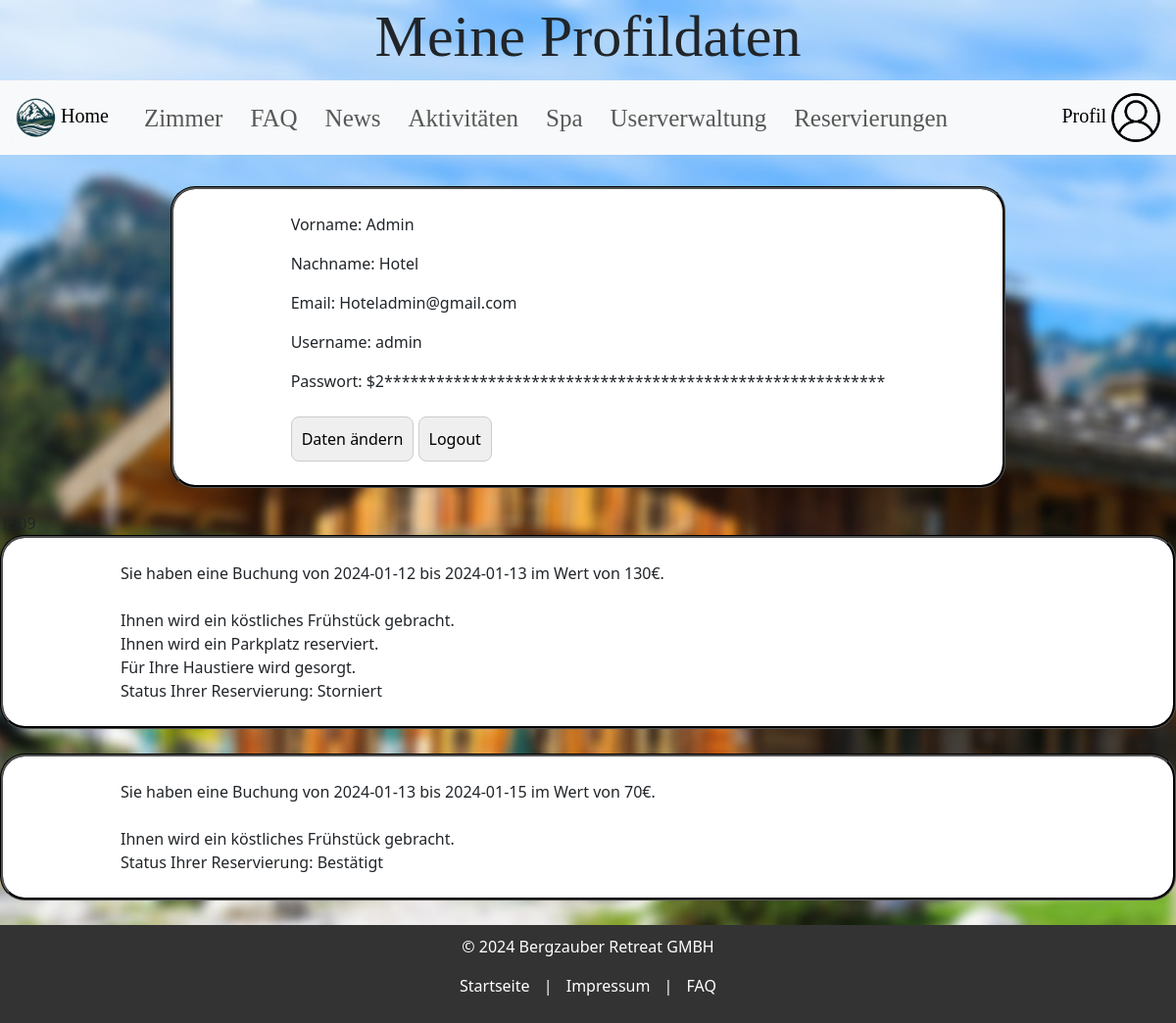
Page /php/Profil.php (signed in) on the committed database.
### tables this page shows
CREATE TABLE `zimmer` (
  `zimmer_id` int(11) NOT NULL,
  `Kosten` int(32) NOT NULL,
  `Status` varchar(32) NOT NULL,
  `Anreise` date NOT NULL,
  `Abreise` date NOT NULL,
  `Frühstück` tinyint(4) NOT NULL,
  `Parkplatz` tinyint(4) NOT NULL,
  `Haustiere` tinyint(4) NOT NULL
);

### php/Profil.php (the view, shortened to what this page needs)
<!DOCTYPE html>
<html lang="de">
<head>
    <?php include "../includes/header.php"; ?>
</head>
<header>
    <h1 class="title">Meine Profildaten</h1>
</header>
<body>
    <?php
 include "../includes/nav.php";
    ?>
    <div class="container">
    <form method="post">
    <p>Vorname: <?php echo $_SESSION["firstname"];; ?></p>
    <p>Nachname: <?php echo $_SESSION["lastname"]; ?></p>
    <p>Email: <?php echo $_SESSION["email"]; ?></p>
    <p>Username: <?php echo $_SESSION["username"]; ?></p>
    <?php
        function partialPassword($password, $show = 2, $char = '*') {
            $length = strlen($password);
            return substr($password, 0, $show) . str_repeat($char, $length - $show);
        }
    $password = $_SESSION["pword"];
    echo "Passwort: " . partialPassword($password);
    ?>
    <br>
    <br>
    <form action="../php/logout.php" method="post">
        <input type="submit" name="change" value="Daten ändern">
    <form action="../php/logout.php" method="post">
        <input type="submit" name="logout" value="Logout">
    </form>
    </form>
    </div>
    <br>
    <?php
        echo $_SESSION['userid'];
        $userid = $_SESSION['userid'];
$sql = "SELECT zimmer.*
FROM user
JOIN user_zimmer ON user.userid = user_zimmer.userid
JOIN zimmer ON user_zimmer.zimmer_id = zimmer.zimmer_id
WHERE user.userid = '$userid'";
$result = mysqli_query($conn, $sql);
if (mysqli_num_rows($result) > 0) {
    while($row = mysqli_fetch_assoc($result)) {
        echo '<form style="margin-bottom: 25px">';
        echo '<label>Sie haben eine Buchung von ';
        echo $row["Anreise"];
        echo ' bis ';
        echo $row["Abreise"];
        echo ' im Wert von ';
        echo $row["Kosten"];
        echo '€.</label><br>';
        if ($row["Frühstück"] == 1) {
            echo '<br>';
            echo "Ihnen wird ein köstliches Frühstück gebracht.";
        }
        if ($row["Parkplatz"] == 1) {
            echo '<br>';
            echo "Ihnen wird ein Parkplatz reserviert.";
        }
        if ($row["Haustiere"] == 1) {
            echo '<br>';
            echo "Für Ihre Haustiere wird gesorgt.";
        }
        echo '<br>Status Ihrer Reservierung: ';
        echo $row["Status"];
        echo '</form>';
    }
} else {
    echo "Keine Reservierungen gefunden.";
}
        ?>
<?php include "../includes/footer.php"; ?>
</body>
</html>

### css/stylesheet.css (style rules this page uses)
h1 { padding-top: 0.02em; text-align: center; font-family: Copperplate, fantasy; padding-bottom: 0.02em; }
.container { display: flex; justify-content: center; align-items: center; }
form { background-color: white; border-style: groove; border-color: black; border-radius: 25px; padding: 3vh 10vw; }
body { margin: 0; padding: 0; min-height: 100vh; background-image: url('../res/img/Hotel.jpg'); background-size: cover; background-attachment: fixed; background-position: center; background-repeat: no-repeat; }
.title { font-size: 5vw; }
input[type="text"], input[type="password"], input[type="submit"], input[type=reset], input[type="email"], select { padding: 10px; border: 1px solid #ccc; border-radius: 8px; box-sizing: border-box; transition: border-color 1s; }
@media (min-width: 600px) { .container { flex-direction: row; } }

### rows in the picture
zimmer: Anreise "2024-01-12", Abreise "2024-01-13", Kosten "130", shows "Ihnen wird ein köstliches Frühstück gebracht.", Parkplatz "Ihnen wird ein Parkplatz reserviert.", Haustiere "Für Ihre Haustiere wird gesorgt.", Status "Storniert"
zimmer: Anreise "2024-01-13", Abreise "2024-01-15", Kosten "70", shows "Ihnen wird ein köstliches Frühstück gebracht.", Status "Bestätigt"

### other values in the picture
$_SESSION["firstname"] "Admin"
$_SESSION["lastname"] "Hotel"
$_SESSION["email"] "Hoteladmin@gmail.com"
$_SESSION["username"] "admin"
partialPassword($password) "$2**********************************************************"
$_SESSION['userid'] "1509"
